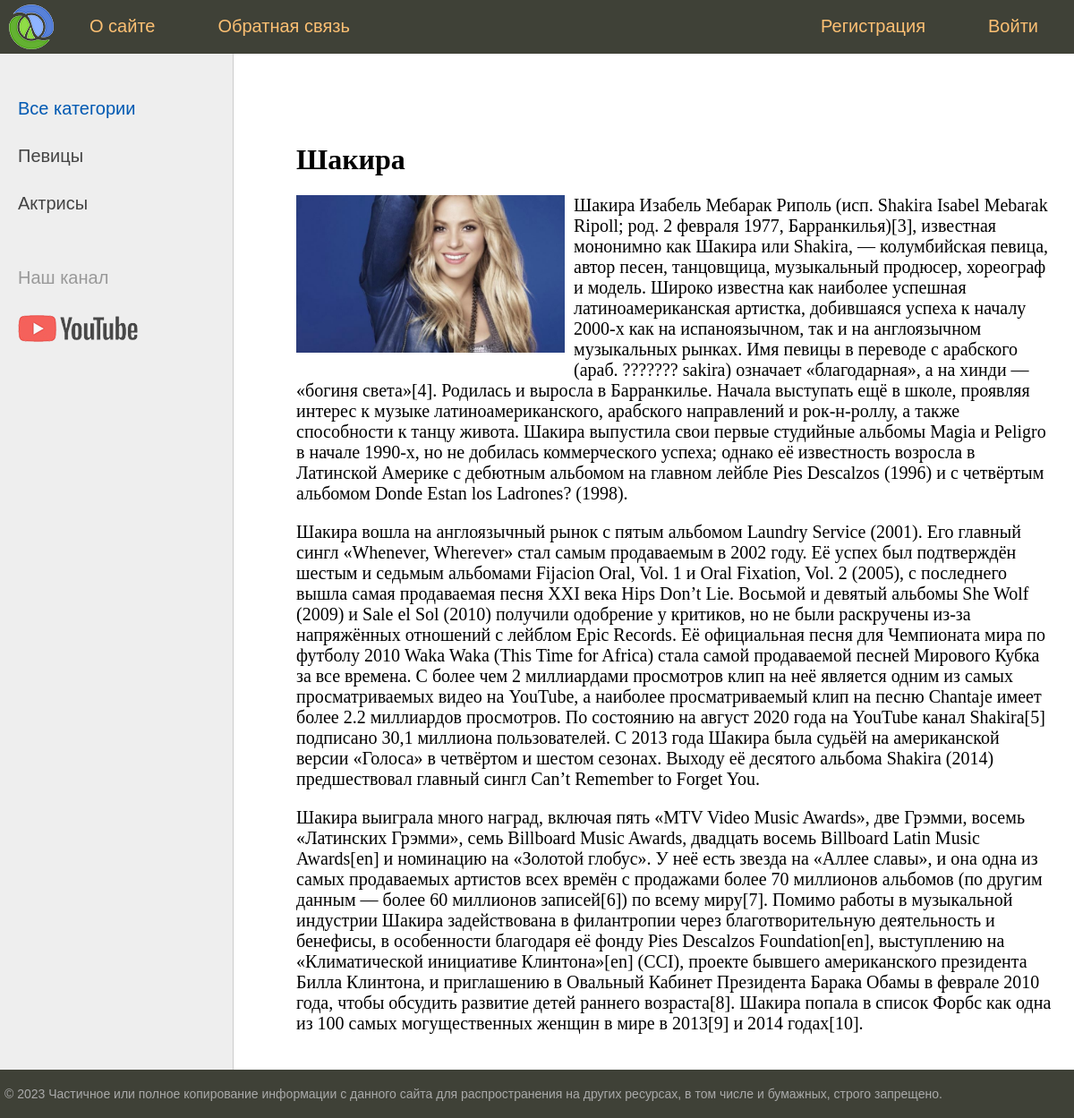
Screenshot of /post/shakira with the database file from the repository.
### women/models.py (models this page shows, shortened)
class Category(models.Model):
    name = models.CharField(max_length=100, db_index=True)
    slug = models.SlugField(max_length=255, unique=True, db_index=True, verbose_name='URL')
    def get_absolute_url(self):
        return reverse('category', kwargs={'cat_slug': self.slug})
    class Meta:
        verbose_name = 'Категория'
        verbose_name_plural = 'Категории'
        ordering = ['name',]

class Women(models.Model):
    title = models.CharField(max_length=255, verbose_name='Заголовок')
    slug = models.SlugField(max_length=255, unique= True, db_index= True ,verbose_name='URL')
    content = models.TextField(blank=True, verbose_name='Содержание')
    photo = models.ImageField(upload_to='photos/%Y/%m/%d', verbose_name='Фото')
    time_create = models.DateTimeField(auto_now_add=True, verbose_name='Время создания')
    time_update = models.DateTimeField(auto_now=True, verbose_name='Время обновления')
    is_published = models.BooleanField(default=True, verbose_name='Опубликовано')
    cat = models.ForeignKey('Category', on_delete=models.PROTECT,  verbose_name='Категория')
    def __str__(self):
        return self.title
    class Meta:
        verbose_name = 'Известные женщины'
        verbose_name_plural = 'Известные женщины'
        ordering = ['-time_create', 'title']

### women/views.py (the view)
# urls.py: path('post/<slug:post_slug>', ShowPost.as_view(), name='post'),
class ShowPost(DataMixin, DetailView):
    model = Women
    template_name = 'women/post.html'
    slug_url_kwarg = 'post_slug'
    context_object_name = 'post'
    def get_context_data(self, *, object_list=None, **kwargs):
        context = super().get_context_data(**kwargs)
        c_def = self.get_user_context(title=context['post'])
        context = dict(list(context.items()) + list(c_def.items()))
        return context

### women/templatetags/women_tags.py (called while the page is built)
@register.inclusion_tag('women/list_categories.html')
def show_categories(sort=None, cat_selected=0):
    if not sort:
        cats = Category.objects.all()
    else:
        cats = Category.objects.order_by(sort)
    return {'cats': cats, 'cat_selected': cat_selected}

@register.inclusion_tag('women/menu.html', takes_context=True)
def show_menu(context):
    request = context['request']
    if not request.user.is_authenticated:
        menu = [{'title': 'О сайте', 'url_name': 'about'},
                {'title': 'Обратная связь', 'url_name': 'contact'},
                {'title': 'Войти', 'url_name': 'login'},
                {'title': 'Регистрация', 'url_name': 'register'}]
    else:
        menu = [{'title': 'О сайте', 'url_name': 'about'},
                {'title': 'Добавить статью', 'url_name': 'add_page'},
                {'title': 'Обратная связь', 'url_name': 'contact'},
                {'title': 'Выйти', 'url_name': 'logout'},
                {'title': request.user.username, 'url_name': 'home'}]
    return {'menu': menu}

### women/utils.py (called while the page is built)
    def get_user_context(self, **kwargs):
        context = kwargs
        cats = cache.get('cats')
        if not cats:
            cats = Category.objects.all()
            cache.set('cats', cats, 60)
        context['cats'] = cats
        if 'cat_selected' not in context:
            context['cat_selected'] = 0
        return context

### women/templates/women/post.html
{% extends 'women/base.html' %}
{% block content %}
<h1>{{post.title}}</h1>
{% if post.photo %}
<p><img class="img-article-left" src="{{post.photo.url}}"></p>
{% endif %}
{{post.content|linebreaks}}
{% endblock content%}

### women/templates/women/list_categories.html
{% for c in cats %}
{% if c.pk == cat_selected %}
<li class="selected">{{c.name}}</li>
{% else %}
<li><a href="{{ c.get_absolute_url }}">{{c.name}} </a></li>
{% endif %}
{% endfor %}

### women/static/women/css/styles.css (style rules this page uses)
html, body { font-family: 'Arial'; margin: 0; padding: 0; height: 100%; width: 100%; color: #444; }
a { color: #0059b2; text-decoration: none; }
img { max-width: 600px; height: auto; }
img.img-article-left { max-width: 300px; height: auto; float: left; padding: 0 10px 10px 0; }
.left-chapters ul li { margin: 30px 0 0 0; color: #999; }
.left-chapters ul li a { color: #444; text-decoration: none; }
.content-text h1 { font-size: 32px; }

### rows the page displays
Category: name "Певицы"
Category: name "Актрисы"
Women: title "Шакира", photo (picture), content "Шакира Изабель Мебарак Риполь (исп. Shakira Isabel Mebarak Ripoll; род. 2 февраля 1977, Барранкилья)[3], известная мононимно как Шакира или Shakira, — колумбийская певица, автор песен, танцовщица, музыкальный продюсер, хореограф и модель. Широко известна как наиболее успешная латиноамериканская артистка, добившаяся успеха к началу 2000-х как на испаноязычном, так и на англоязычном музыкальных рынках. Имя певицы в переводе с арабского (араб. ??????? sakira) означает «благодарная», а на хинди — «богиня света»[4]. Родилась и выросла в Барранкилье. Начала выступать ещё в школе, проявляя интерес к музыке латиноамериканского, арабского направлений и рок-н-роллу, а также способности к танцу…"

### other values shown
{{ m.title }} "О сайте" "Обратная связь"
{{ m.title }} "Войти" "Регистрация"
